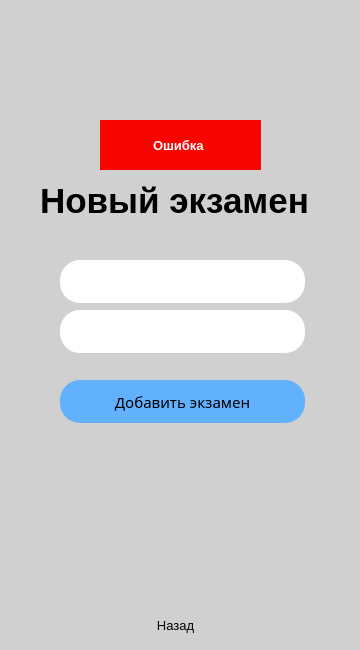
<?xml version="1.0" encoding="UTF-8"?>
<ui version="4.0">
 <class>Dialog</class>
 <widget class="QDialog" name="Dialog">
  <property name="geometry">
   <rect>
    <x>0</x>
    <y>0</y>
    <width>360</width>
    <height>650</height>
   </rect>
  </property>
  <property name="windowTitle">
   <string>Dialog</string>
  </property>
  <property name="styleSheet">
   <string notr="true">background: #D0D0D0;</string>
  </property>
  <widget class="QLabel" name="label_login">
   <property name="geometry">
    <rect>
     <x>40</x>
     <y>170</y>
     <width>301</width>
     <height>61</height>
    </rect>
   </property>
   <property name="styleSheet">
    <string notr="true">font-family: 'Montserrat';
font-style: normal;
font-weight: 700;
font-size: 35px;
line-height: 122px;
color: #000;</string>
   </property>
   <property name="text">
    <string>Новый экзамен</string>
   </property>
  </widget>
  <widget class="QLineEdit" name="new_exam_name_field">
   <property name="geometry">
    <rect>
     <x>60</x>
     <y>260</y>
     <width>245</width>
     <height>43</height>
    </rect>
   </property>
   <property name="styleSheet">
    <string notr="true">QLineEdit{
background: #FFFFFF;
border-radius: 20%;
padding: 13px 17px;
font-family: 'Montserrat';
font-style: normal;
font-weight: 400;
font-size: 13px;
line-height: 16px;
}
QLineEdit:focus{
	border: 1px solid #000;
}

</string>
   </property>
   <property name="text">
    <string/>
   </property>
  </widget>
  <widget class="QLineEdit" name="new_exam_mark_field">
   <property name="geometry">
    <rect>
     <x>60</x>
     <y>310</y>
     <width>245</width>
     <height>43</height>
    </rect>
   </property>
   <property name="styleSheet">
    <string notr="true">QLineEdit{
background: #FFFFFF;
border-radius: 20%;
padding: 13px 17px;
font-family: 'Montserrat';
font-style: normal;
font-weight: 400;
font-size: 13px;
line-height: 16px;
}
QLineEdit:focus{
	border: 1px solid #000;
}

</string>
   </property>
   <property name="text">
    <string/>
   </property>
  </widget>
  <widget class="QPushButton" name="go_to_main_btn">
   <property name="enabled">
    <bool>true</bool>
   </property>
   <property name="geometry">
    <rect>
     <x>60</x>
     <y>610</y>
     <width>231</width>
     <height>31</height>
    </rect>
   </property>
   <property name="cursor">
    <cursorShape>PointingHandCursor</cursorShape>
   </property>
   <property name="styleSheet">
    <string notr="true">QPushButton {
font-family: 'Montserrat';
font-style: normal;
font-weight: 400;
font-size: 13px;
line-height: 16px;
color: #000;
border: none;
text-align:center;
}
QPushButton:hover {
color:#fff
}</string>
   </property>
   <property name="text">
    <string>Назад</string>
   </property>
  </widget>
  <widget class="QLabel" name="invalid">
   <property name="geometry">
    <rect>
     <x>100</x>
     <y>120</y>
     <width>161</width>
     <height>50</height>
    </rect>
   </property>
   <property name="styleSheet">
    <string notr="true">font-family: 'Montserrat';
font-style: normal;
font-weight: 500;
font-size: 13px;
color: #FFF;
background-color:#FA0400;
padding-left: 50px
</string>
   </property>
   <property name="text">
    <string>Ошибка</string>
   </property>
  </widget>
  <widget class="QPushButton" name="add_new_exam_btn">
   <property name="geometry">
    <rect>
     <x>60</x>
     <y>380</y>
     <width>245</width>
     <height>43</height>
    </rect>
   </property>
   <property name="font">
    <font>
     <family>Montserrat</family>
     <pointsize>-1</pointsize>
     <weight>50</weight>
     <italic>false</italic>
     <bold>false</bold>
    </font>
   </property>
   <property name="cursor">
    <cursorShape>PointingHandCursor</cursorShape>
   </property>
   <property name="styleSheet">
    <string notr="true">QPushButton{
	 background-color: #62B1FF;
	border-radius: 20%;
	font-family: 'Montserrat';
	font-style: normal;
	font-weight: 400;
	font-size: 15px;
	color: #000000;
}
QPushButton:hover{
   background-color:#7DBFFF;
}



</string>
   </property>
   <property name="text">
    <string>Добавить экзамен</string>
   </property>
  </widget>
 </widget>
 <resources/>
 <connections/>
</ui>
